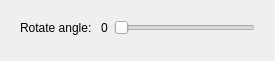
<?xml version="1.0" encoding="UTF-8"?>
<ui version="4.0">
 <class>RotateDialog</class>
 <widget class="QDialog" name="RotateDialog">
  <property name="geometry">
   <rect>
    <x>0</x>
    <y>0</y>
    <width>275</width>
    <height>61</height>
   </rect>
  </property>
  <property name="windowTitle">
   <string>Rotate</string>
  </property>
  <property name="windowIcon">
   <iconset resource="resource.qrc">
    <normaloff>:/images/images/rotate.png</normaloff>:/images/images/rotate.png</iconset>
  </property>
  <layout class="QVBoxLayout" name="verticalLayout">
   <item>
    <widget class="QWidget" name="widget" native="true">
     <layout class="QHBoxLayout" name="horizontalLayout">
      <item>
       <widget class="QLabel" name="label">
        <property name="text">
         <string>Rotate angle: </string>
        </property>
       </widget>
      </item>
      <item>
       <widget class="QLabel" name="angleLabel">
        <property name="text">
         <string>0</string>
        </property>
       </widget>
      </item>
      <item>
       <widget class="QSlider" name="angleSlider">
        <property name="maximum">
         <number>359</number>
        </property>
        <property name="orientation">
         <enum>Qt::Horizontal</enum>
        </property>
       </widget>
      </item>
     </layout>
    </widget>
   </item>
   <item>
    <spacer name="verticalSpacer">
     <property name="orientation">
      <enum>Qt::Vertical</enum>
     </property>
     <property name="sizeHint" stdset="0">
      <size>
       <width>20</width>
       <height>40</height>
      </size>
     </property>
    </spacer>
   </item>
  </layout>
 </widget>
 <resources>
  <include location="resource.qrc"/>
 </resources>
 <connections/>
</ui>
